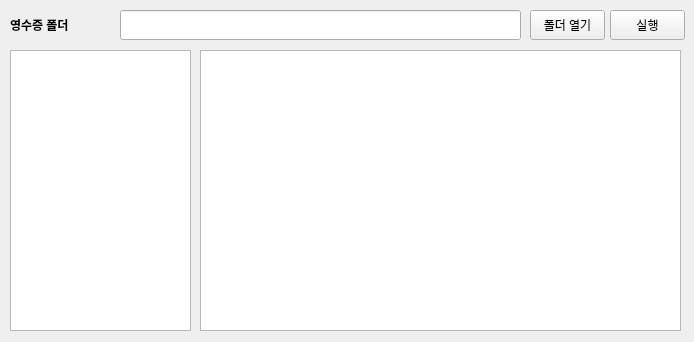
<?xml version="1.0" encoding="UTF-8"?>
<ui version="4.0">
 <class>Form</class>
 <widget class="QWidget" name="Form">
  <property name="geometry">
   <rect>
    <x>0</x>
    <y>0</y>
    <width>694</width>
    <height>342</height>
   </rect>
  </property>
  <property name="windowTitle">
   <string>Form</string>
  </property>
  <widget class="QLabel" name="label">
   <property name="geometry">
    <rect>
     <x>10</x>
     <y>10</y>
     <width>101</width>
     <height>30</height>
    </rect>
   </property>
   <property name="font">
    <font>
     <weight>75</weight>
     <bold>true</bold>
    </font>
   </property>
   <property name="text">
    <string>영수증 폴더</string>
   </property>
  </widget>
  <widget class="QLineEdit" name="txt_receipt_folder">
   <property name="geometry">
    <rect>
     <x>120</x>
     <y>10</y>
     <width>401</width>
     <height>30</height>
    </rect>
   </property>
  </widget>
  <widget class="QPushButton" name="btn_receipt_folder">
   <property name="geometry">
    <rect>
     <x>530</x>
     <y>10</y>
     <width>75</width>
     <height>30</height>
    </rect>
   </property>
   <property name="text">
    <string>폴더 열기</string>
   </property>
  </widget>
  <widget class="QPushButton" name="btn_execute">
   <property name="geometry">
    <rect>
     <x>610</x>
     <y>10</y>
     <width>75</width>
     <height>30</height>
    </rect>
   </property>
   <property name="text">
    <string>실행</string>
   </property>
  </widget>
  <widget class="QTableView" name="tv_receipt">
   <property name="geometry">
    <rect>
     <x>10</x>
     <y>50</y>
     <width>181</width>
     <height>281</height>
    </rect>
   </property>
  </widget>
  <widget class="QTableView" name="tv_receipt_result">
   <property name="geometry">
    <rect>
     <x>200</x>
     <y>50</y>
     <width>481</width>
     <height>281</height>
    </rect>
   </property>
  </widget>
 </widget>
 <resources/>
 <connections/>
</ui>
